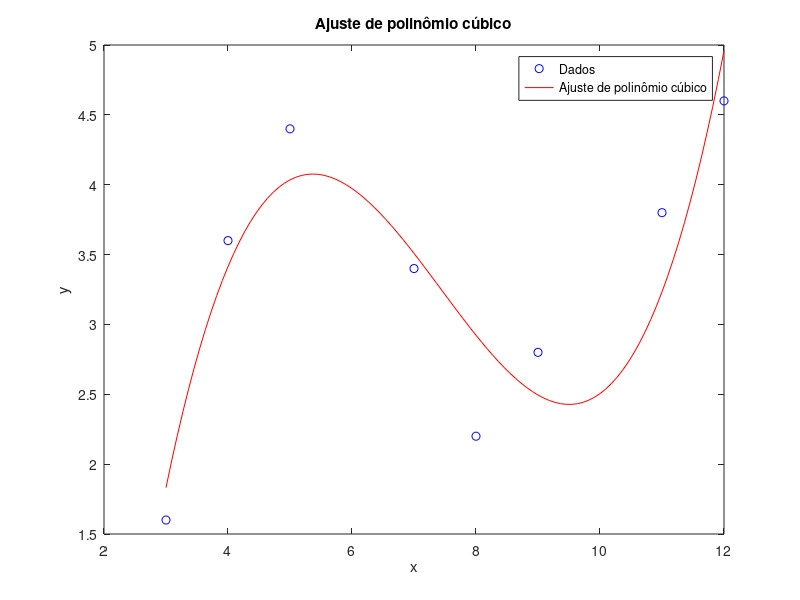

Here is the MATLAB script that generated this plot:
% Definindo os dados
x = [3 4 5 7 8 9 11 12]; 
y = [1.6 3.6 4.4 3.4 2.2 2.8 3.8 4.6];

% Ajustando um polinômio cúbico aos dados
p = polyfit(x, y, 3);

% Preparando os dados para o gráfico
x_fit = linspace(min(x), max(x), 100);
y_fit = polyval(p, x_fit);

% Calculando r^2
y_mean = mean(y);
SSR = sum((polyval(p, x) - y_mean).^2);
SST = sum((y - y_mean).^2);
r2 = SSR / SST;

% Calculando Sy/x
n = length(x);
Syx = sqrt((1 / (n - 4)) * sum((y - polyval(p, x)).^2));

% Mostrando os coeficientes, r^2 e Sy/x
printf("Coeficientes: %f, %f, %f, %f\n", p(1), p(2), p(3), p(4));
printf("r^2: %f\n", r2);
printf("Sy/x: %f\n", Syx);

% Criando o gráfico
figure;
plot(x, y, 'bo', x_fit, y_fit, 'r-');
title("Ajuste de polinômio cúbico");
xlabel("x");
ylabel("y");
legend('Dados', 'Ajuste de polinômio cúbico');
